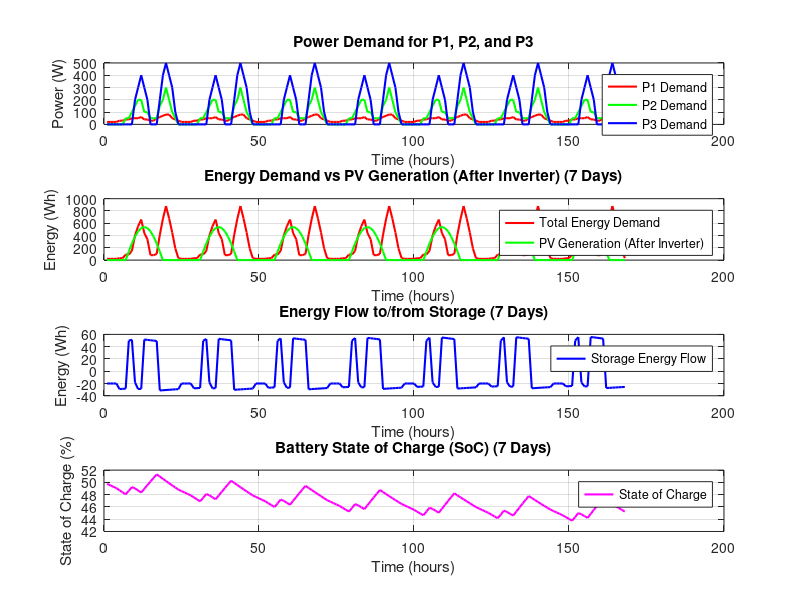

This chart was generated by the following MATLAB code:
clear

% Initialization of parameters
PV_peak = 600; % Peak PV generation in watts
P_max_inverter = 700; % Maximum inverter power in Watts
n_inverter = 0.9; % Efficiency of the inverter (90%)
BESS_size = 8500; % Battery Energy Storage System size in Wh
SoC_max = 100; % Maximum State of Charge (%)
SoC_min = 20; % Minimum State of Charge (%)
SoC = 50; % Initial State of Charge (%)
P_max_charger = 1000; % Maximum charger power in Watts
time_steps = 168; % Simulation time for 7 days (hours)
delta_t = 1; % Time interval in hours


% Time settings
hours_per_day = 24; % 24 hours in a day
days = 7; % Total days
total_hours = hours_per_day * days; % Total hours for simulation
%% 

% Daily demand profiles (24 hours each)
P1_daily = [20 20 20 20 30 30 40 40 50 50 50 60 40 40 30 30 50 60 70 80 80 50 40 30]; % Highest Priority (W)
P2_daily = [0 0 0 0 0 0 50 50 100 150 200 200 100 100 50 50 50 150 200 300 200 100 50 0]; % Medium Priority (W)
P3_daily = [0 0 0 0 0 0 0 0 0 200 300 400 300 200 0 0 0 200 400 500 400 300 100 0]; % Lowest Priority (W)

% Replicate daily demand for 7 days
P1_demand = repmat(P1_daily, 1, days);
P2_demand = repmat(P2_daily, 1, days);
P3_demand = repmat(P3_daily, 1, days);

% Combine into a matrix for visualization
demand_matrix_7days = [P1_demand; P2_demand; P3_demand];

% Time vector for 7 days
time_vector = 1:total_hours;

% Total energy demand
E_demand = (P1_demand + P2_demand + P3_demand) * delta_t; % Total demand per hour

% Inverter capacity limit
E_max_inverter = P_max_inverter * delta_t; % Maximum energy through inverter per hour
%E_demand(E_demand > E_max_inverter) = E_max_inverter; % Limit demand by inverter capacity

% %% Read and Process Irradiance Data
% filename = 'irradiance_data.xlsx'; % Update this with the actual filename
% sheet = 1; % Specify the sheet number if necessary
% irradiance_data = readmatrix(filename, 'Sheet', sheet);
% 
% % Ensure correct shape (convert column to row if needed)
% irradiance_data = irradiance_data(:)';
% 
% % Check data length
% num_hours = length(irradiance_data);
% if num_hours > time_steps
%     irradiance_data = irradiance_data(1:time_steps);
% elseif num_hours < time_steps
%     error('The irradiance data is shorter than the required simulation time.');
% end
% 
% % Remove negative values or NaNs
% irradiance_data(irradiance_data < 0) = 0;
% irradiance_data(isnan(irradiance_data)) = 0;
% 
% %% Compute PV Generation
% % Convert irradiance to PV power
% EPV = irradiance_data*PV_peak;
% 
% % Apply inverter efficiency
% EPV = EPV * n_inverter; 
% 
% % Limit by inverter maximum power
% EPV = min(EPV, P_max_inverter);


% Define PV generation profile
PV_peak = 600; % Peak PV generation in watts
day_start = 6; % Start of daytime (6 AM)
day_end = 18;  % End of daytime (6 PM)

EPV = zeros(1, time_steps); % Initialize PV generation array

for t = 1:time_steps
    hour_of_day = mod(t-1, 24); % Hour of the day (0-23)
    if hour_of_day >= day_start && hour_of_day <= day_end
        % Generate PV power as a sinusoidal function peaking at noon
        EPV(t) = PV_peak * sin(pi * (hour_of_day - day_start) / (day_end - day_start));
    end

    % Limit PV generation by the inverter capacity
    EPV(t) = min(EPV(t)*n_inverter, P_max_inverter*n_inverter);
end
%% 

% Storage energy flow and SoC update
E_storage = zeros(1, time_steps); % Energy flow from/to storage
SoC_array = zeros(1, time_steps); % State of Charge log
delta_E = zeros(1, time_steps); % Net energy flow (generation - demand)

for t = 1:time_steps
    % Calculate net energy (generation - demand)
    delta_E(t) = EPV(t) - E_demand(t);

    % Apply maximum charger power limit during charging
    if delta_E(t) > 0 % Charging case
        delta_E(t) = min(delta_E(t), P_max_charger); % Limit charging to max charger power
    end

    % Ensure charging does not exceed SoC_max
    DeltaAE_t = SoC_max - SoC;
    if delta_E(t) > DeltaAE_t
        delta_E(t) = DeltaAE_t; % Limit energy flow by available capacity
    end

    % Ensure discharging does not fall below SoC_min
    if delta_E(t) < 0 % Discharging case
        AE_t = SoC - SoC_min;
        if abs(delta_E(t)) > AE_t
            delta_E(t) = -AE_t; % Limit discharging energy
        end
    end

    % Update storage energy and SoC
    E_storage(t) = delta_E(t);
    SoC = SoC + (delta_E(t) / BESS_size) * 100; % Update SoC (%)
    SoC_array(t) = SoC; % Log SoC
end

%% 

% Plot results
figure;

% Subplot 1: Energy demand for P1, P2, and P3
subplot(4, 1, 1);
plot(time_vector, P1_demand, '-r', 'LineWidth', 1.5);
hold on;
plot(time_vector, P2_demand, '-g', 'LineWidth', 1.5);
plot(time_vector, P3_demand, '-b', 'LineWidth', 1.5);
xlabel('Time (hours)');
ylabel('Power (W)');
title('Power Demand for P1, P2, and P3');
legend('P1 Demand', 'P2 Demand', 'P3 Demand');
grid on;

% Subplot 2: Total energy demand vs PV generation
subplot(4, 1, 2);
plot(time_vector, E_demand, '-r', 'LineWidth', 1.5);
hold on;
plot(time_vector, EPV, '-g', 'LineWidth', 1.5);
xlabel('Time (hours)');
ylabel('Energy (Wh)');
title('Energy Demand vs PV Generation (After Inverter) (7 Days)');
legend('Total Energy Demand', 'PV Generation (After Inverter)');
grid on;

% Subplot 3: Energy flow to/from storage
subplot(4, 1, 3);
plot(time_vector, E_storage, '-b', 'LineWidth', 1.5);
xlabel('Time (hours)');
ylabel('Energy (Wh)');
title('Energy Flow to/from Storage (7 Days)');
legend('Storage Energy Flow');
grid on;

% Subplot 4: Battery State of Charge (SoC)
subplot(4, 1, 4);
plot(time_vector, SoC_array, '-m', 'LineWidth', 1.5);
xlabel('Time (hours)');
ylabel('State of Charge (%)');
title('Battery State of Charge (SoC) (7 Days)');
legend('State of Charge');
grid on;
